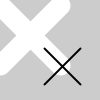
Frame 1 (no input)
Frame 60 (the mouse pressed at the canvas centre just before this capture): identical to frame 1, image omitted
Frame 120 (the mouse held since frame 60 and released just before this capture): identical to frame 1, image omitted

The Processing sketch that drew this single still picture (run headless with seeded random() and noise(); from frame 60 on, the mouse is pressed at the canvas centre):

// Processing sketch: Ex_15
// ── Ex_15.pde
void setup() {
  size(100, 100);
}

void draw() {
  background(204);
  drawX(255);  // Run first drawX()
  drawX(0, 2, 44, 48, 36);  // Run second drawX()
}

// Draw an X with the gray value set by the parameter
void drawX(int gray) {
  stroke(gray);
  strokeWeight(20);
  line(0, 5, 60, 65);
  line(60, 5, 0, 65);
}

// Draw an X with the gray value, thickness,
// position, and size set by the parameters
void drawX(int gray, int weight, int x, int y, int s) {
  stroke(gray);
  strokeWeight(weight);
  line(x, y, x+s, y+s);
  line(x+s, y, x, y+s);
}
